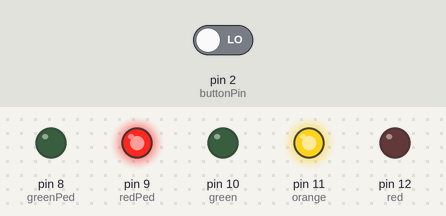
A sketch run on a simulated Arduino Uno, built with avr-gcc and run on an emulated ATmega328P. Parts: output pins drawn as LEDs (lit = HIGH). The inputs (shaded band) are chosen by the test bench; at power-on: pin 2 (buttonPin) LOW.

Above: at 17.8 s.
17.9 s: pin 2 (buttonPin) driven HIGH
At 18.7 s:
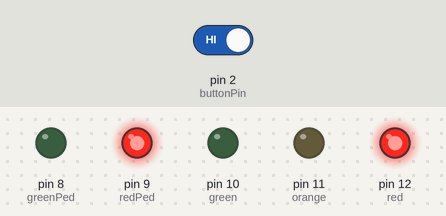
At 26.4 s:
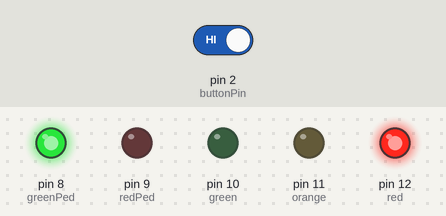
31.5 s: pin 2 (buttonPin) driven LOW
At 37.9 s:
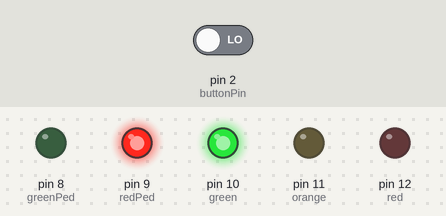
Timing chart, 0 to 51.5 s (numbered marks = the images above; inputs shaded):
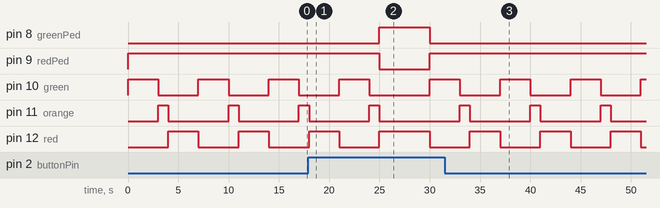

Measured:
- after the input at 17.9 s, pin 8 (greenPed): LOW → HIGH after 7.1 s, → LOW 5.0 s later; pin 9 (redPed): HIGH → LOW after 7.1 s, → HIGH 5.0 s later; pin 11 (orange): goes on until 25.0 s, then stays LOW
- after the input at 31.5 s, pin 8 (greenPed): stops changing and stays LOW; pin 9 (redPed): stops changing and stays HIGH
- by itself, pin 10 (green), pin 12 (red): alternates HIGH for 3.0 s and LOW for 4.0 s
- by itself, pin 11 (orange): alternates HIGH for 1.0 s and LOW for 6.0 s

The sketch:

Review_PedSem2.ino
```cpp
//Setting up traffic light LED pin constants

const int green = 10;
const int orange = 11;
const int red = 12;

//Setting up pedestrian light pin constants

const int greenPed = 8;
const int redPed = 9;

//Setting up button pin constant
const int buttonPin = 2;

void setup(){

//Setting all LED pins to outputs and turn them off (which is redundant as they default to that, but just in case)
for(int i = 8; i <= 12; i++){
pinMode(i, OUTPUT);
digitalWrite(i, LOW);
}

//Setting button pin to input
pinMode(buttonPin, INPUT);
}

void loop(){
//initially the light is green for 3 seconds and the pedestrian light is red
digitalWrite(green, HIGH);
digitalWrite(redPed, HIGH);
delay(3000);

//Then the light turns orange and the green light turns off
digitalWrite(green, LOW);
digitalWrite(orange, HIGH);

//if the button was being pressed, stay orange for 1 second
if(digitalRead(buttonPin) == HIGH){
delay(1000);

//then turn red and make the pedestrian light green for 5 seconds
digitalWrite(orange, LOW);
digitalWrite(redPed, LOW);
digitalWrite(red, HIGH);
digitalWrite(greenPed, HIGH);
delay(5000);
//Then turn off the green pedestrian light, setting the red light off and the green on happens after the else statement
digitalWrite(greenPed, LOW);
}

//if the button wasn't being pressed, stay orange for 1 second
else{
delay(1000);

//then turn the light red and wait 3 seconds
digitalWrite(orange, LOW);
digitalWrite(red, HIGH);
delay(3000);
}

//in both cases turn the red light off afterwards
digitalWrite(red, LOW);

}
```
